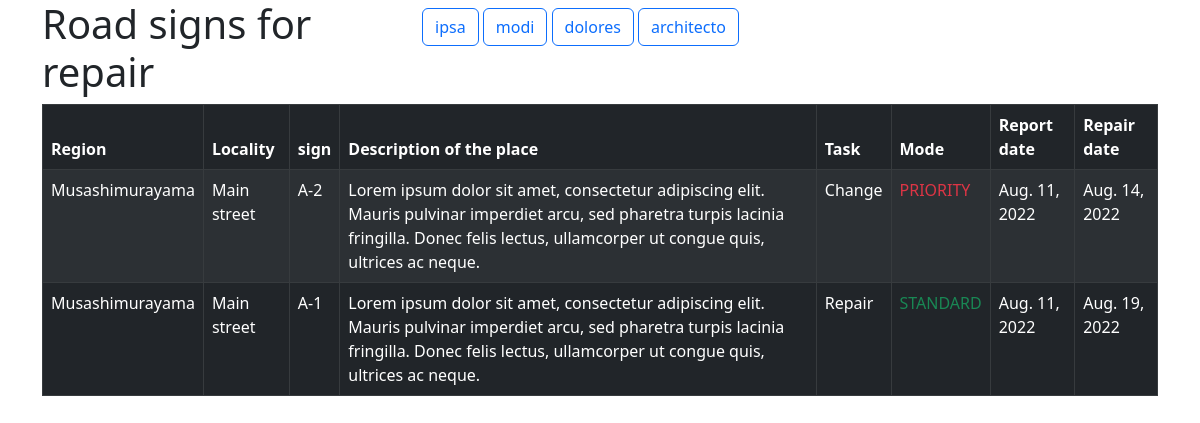
The app's page /road-signs-repair/, older data.
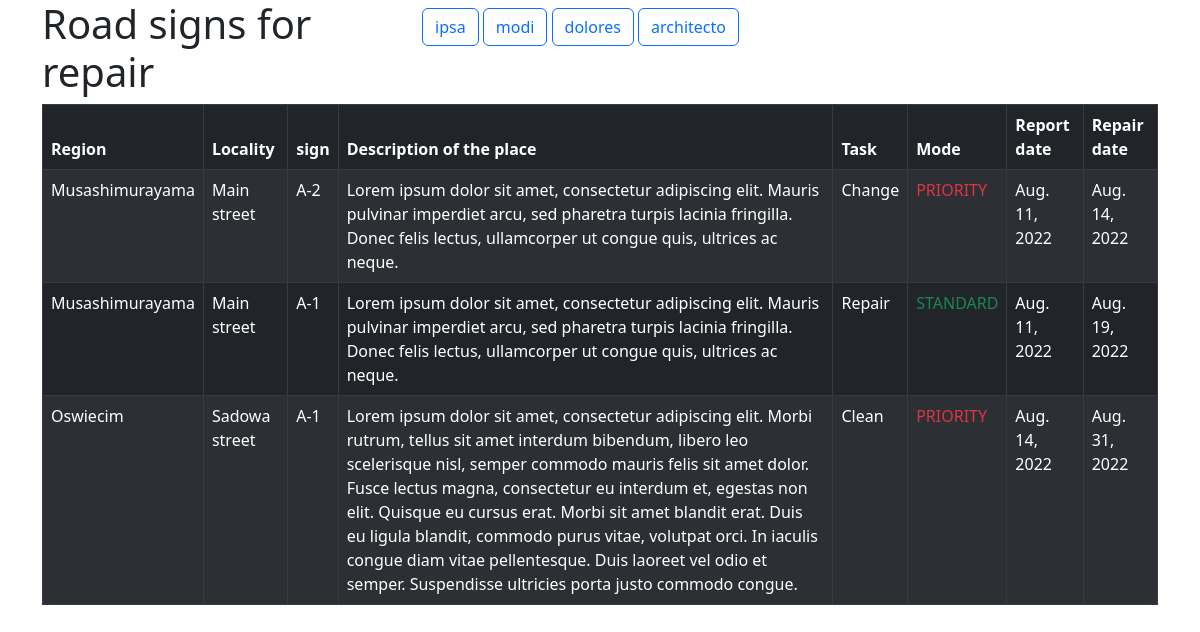
The same page, newer data.
### road_signs_repair/models.py (models this page shows, shortened)
class RoadSignsForRepair(models.Model):
    region = models.ForeignKey(to=Region,
                               on_delete=models.SET_NULL,
                               null=True)
    locality = models.ForeignKey(to=Locality,
                                 on_delete=models.SET_NULL,
                                 null=True)
    sign = models.ForeignKey(to=RoadSign,
                             on_delete=models.SET_NULL,
                             null=True)
    description_of_the_place = models.TextField(max_length=500,
                                                help_text="Enter a description of the place where road signs is to repair")
    task = models.CharField(max_length=255,
                            help_text="Enter a task to realize")
    report_date = models.DateField()
    repair_date = models.DateField()
    MODE_CATEGORIES = [
        (
            'standard', (
                ('S', 'STANDARD'),
            )
        ),
        (
            'priority', (
                ('P', 'PRIORITY'),
            )
        )
    ]
    mode = models.CharField(max_length=8,
                            null=True,
                            choices=MODE_CATEGORIES,
                            default='standard',
                            help_text='Select a mode')
    class Meta:
        permissions = ()
        ordering = ['report_date', 'repair_date']
        verbose_name_plural = 'road signs for repair'
        db_table = 'road_signs_for_repair'

class Region(models.Model):
    name = models.CharField(max_length=100,
                            help_text="Enter the name of the region where there may be road signs",
                            verbose_name='Region name')
    slug = models.SlugField(null=True,
                            unique=True)
    class Meta:
        permissions = ()
        ordering = ['name']
        verbose_name_plural = 'Regions'
        db_table = 'region'

class Locality(models.Model):
    name = models.CharField(max_length=100,
                            help_text="Enter the name of locality where there may be road sign",
                            verbose_name='Locality name')
    region = models.ForeignKey(to=Region,
                               on_delete=models.SET_NULL,
                               null=True)
    slug = models.SlugField(null=True,
                            unique=True)
    class Meta:
        permissions = ()
        ordering = ['name']
        verbose_name_plural = 'localities'
        db_table = 'locality'

class RoadSign(models.Model):
    series = models.CharField(max_length=30,
                              help_text="Enter a series of the road sign")
    name = models.CharField(max_length=50,
                            help_text="Enter a name of road sign")
    description = models.TextField(max_length=500,
                                   help_text="Enter a description of the road signs")
    slug = models.SlugField(null=True,
                            unique=True)
    class Meta:
        permissions = ()
        ordering = ['series']
        verbose_name_plural = 'Road signs'
        db_table = 'road_sign'

### road_signs_repair/views.py (the view)
# urls.py: path('', views.RoadSignsForRepairListView.as_view(), name='road_signs_for_repair'),
class RoadSignsForRepairListView(generic.ListView):
    model = RoadSignsForRepair
    context_object_name = 'road_signs_for_repair'
    template_name = 'road_signs_repair/index.html'

### road_signs_repair/templates/road_signs_repair/index.html (shortened to what this page needs)
{% extends "road_signs_repair/base.html" %}
{% block content %}
  <table class="table table-striped table-bordered table-dark">
    <thead>
      <tr>
        <th>Region</th>
        <th>Locality</th>
        <th>sign</th>
        <th>Description of the place</th>
        <th>Task</th>
        <th>Mode</th>
        <th>Report date</th>
        <th>Repair date</th>
      </tr>
    </thead>
    <tbody>
      {% for road_signs in road_signs_for_repair %}
        <tr>
          <td>{{ road_signs.region.name }}</td>
          <td>{{ road_signs.locality.name }}</td>
          <td>{{ road_signs.sign.series }}</td>
          <td>{{ road_signs.description_of_the_place }}</td>
          <td>{{ road_signs.task }}</td>
          <td class="{% if road_signs.mode == 'S' %}text-success{% elif road_signs.mode == 'P' %}text-danger{% endif %}">{{ road_signs.get_mode_display }}</td>
          <td>{{ road_signs.report_date }}</td>
          <td>{{ road_signs.repair_date }}</td>
        </tr>
      {% empty %}
        <tr>
          <td colspan="7" class="table-danger text-center text-decoration-underline">Sorry, there are no signs for repair!</td>
        </tr>
      {% endfor %}
    </tbody>
  </table>
{% endblock %}

Row changes from the older to the newer data that the page shows:
added RoadSignsForRepair: region.name "Oswiecim", locality.name "Sadowa street", sign.series "A-1", description_of_the_place "Lorem ipsum dolor sit amet, consectetur adipiscing elit. Morbi rutrum, tellus sit amet interdum bibendum, libero leo scelerisque nisl, semper commodo mauris felis sit amet dolor. Fusce lectus magna, consectetur eu interdum et, egestas non elit. Quisque eu cursus erat. Morbi sit amet blandit erat. Duis eu ligula blandit, commodo purus vitae, volutpat orci. In iaculis congue diam vitae pellentesque. Duis laoreet vel odio et semper. Suspendisse ultricies porta justo commodo congue.", task "Clean", mode "PRIORITY", report_date "Aug. 14, 2022", repair_date "Aug. 31, 2022"
